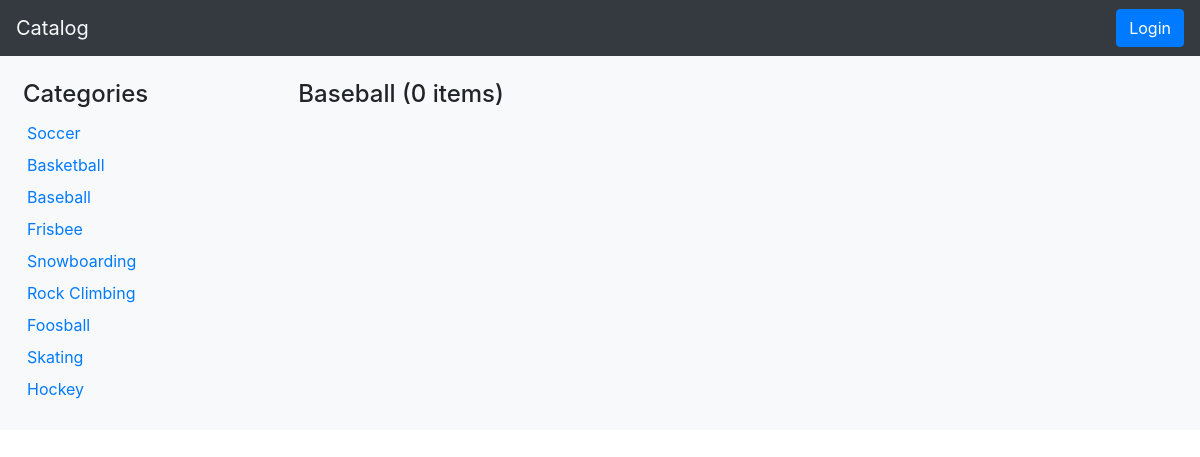
Page /catalog/3/items on the committed database.
### models.py (models this page shows, shortened)
class Category(Base):
    __tablename__ = 'category'
    id = Column(Integer, primary_key=True)
    name = Column(String, nullable=False)

### catalogApp.py (the view)
@app.route("/catalog/<int:category_id>/items")
def showItems(category_id):
    categories = controller.getCategories()
    items = controller.getItems(category_id)
    items_count = controller.countItems(category_id)
    category = controller.getCategory(category_id)
    category_name = category.name
    return render_template('catalog.html', categories=categories,
                           items=items, category=category_name,
                           count=items_count)

### controller.py (called while the page is built)
def getCategories():
    return session.query(Category).all()

def getCategory(cat_id):
    return session.query(Category).filter_by(id=cat_id).one()

def getItems(cat_id):
    return session.query(Item).filter_by(cat_id=cat_id).all()

def countItems(cat_id):
    return session.query(Item).filter_by(cat_id=cat_id).count()

### templates/catalog.html (shortened to what this page needs)
<!DOCTYPE html>
<html lang="en">
<head>
  <link rel="stylesheet" href="https://stackpath.bootstrapcdn.com/bootstrap/4.1.3/css/bootstrap.min.css">
  <link rel="stylesheet" type="text/css" href="{{url_for('static', filename="style.css")}}">
</head>
<body>
  <header class="navbar sticky-top bg-dark">
    <a class="navbar-brand mr-0 text-light" href="{{url_for('showCatalog')}}">Catalog</a>
    <form class="form-inline" action="{{url_for('showLogin')}}" method='GET'>
      <button class="btn btn-primary"  type="submit">Login</button>
    </form>
  </header>
  <div class="container-fluid bg-light" id="categories">
    <div class="row">
      <div class="col-2">
        <nav class="nav flex-column pt-4 pl-2" role="navigation">
          <h4>Categories</h4>
          {% for category in categories %}
          <div class="nav-item p-1">
              <a href="{{url_for('showItems', category_id=category.id)}}">{{category.name}}</a>
          </div>
          {% endfor %}
        </nav>
      </div>
      <div class="col pt-4">
        <main class="row">
          <div class="col-1">
          </div>
          <div class="col">
            {% if category=="" %}
              <h4>Last Items</h4>
            {% else %}
              {% if count==1 %}
                <h4>{{category}} ({{count}} item)</h4>
              {% else %}
                <h4>{{category}} ({{count}} items)</h4>
              {% endif %}
            {% endif %}
          </div>
          <div class="col-1"></div>
        </main>
      </div>
    </div>
    <div class="row">
      <div class="col">
        <div class="bottom_space">
        </div>
      </div>
    </div>
  </div>
</body>
</html>

### static/style.css (style rules this page uses)
.bottom_space { height: 25px; }

### rows in the picture
Category: name "Soccer"
Category: name "Basketball"
Category: name "Baseball"
Category: name "Frisbee"
Category: name "Snowboarding"
Category: name "Rock Climbing"
Category: name "Foosball"
Category: name "Skating"
Category: name "Hockey"

### other values in the picture
{{ count }} "0"
